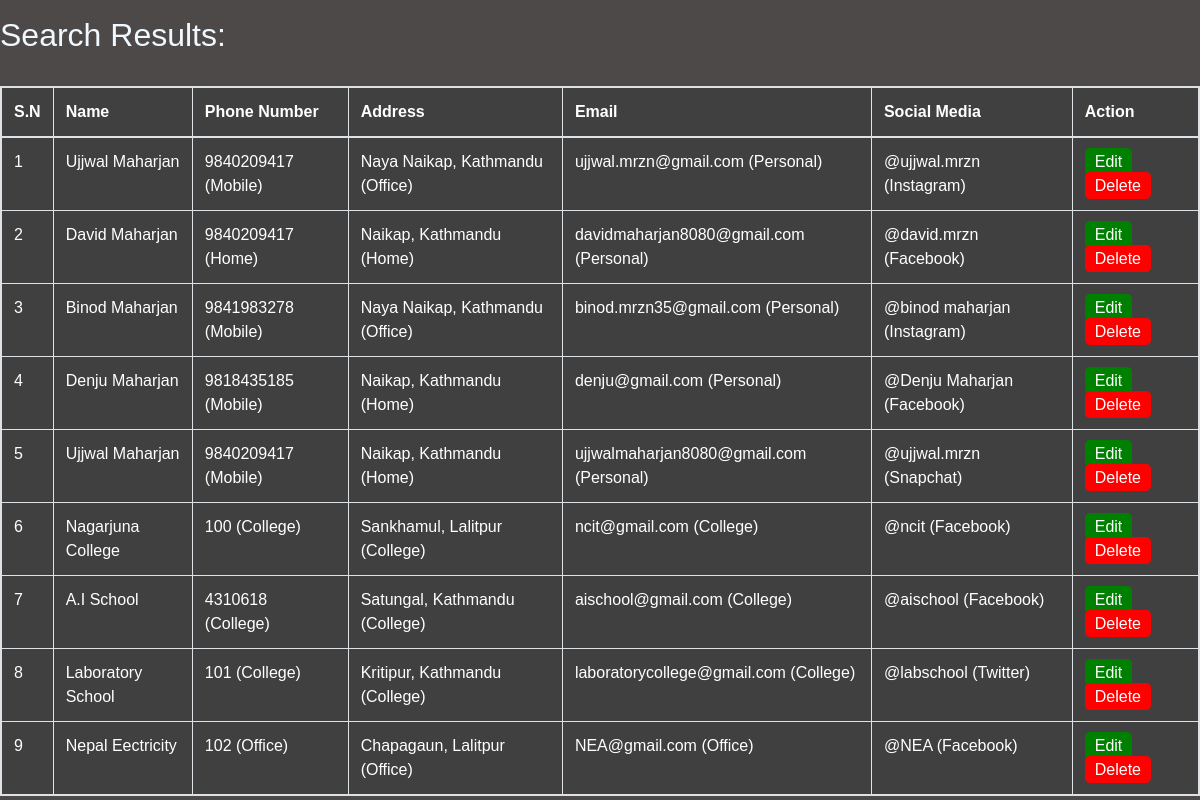
The page /all/ on the database as committed earlier.
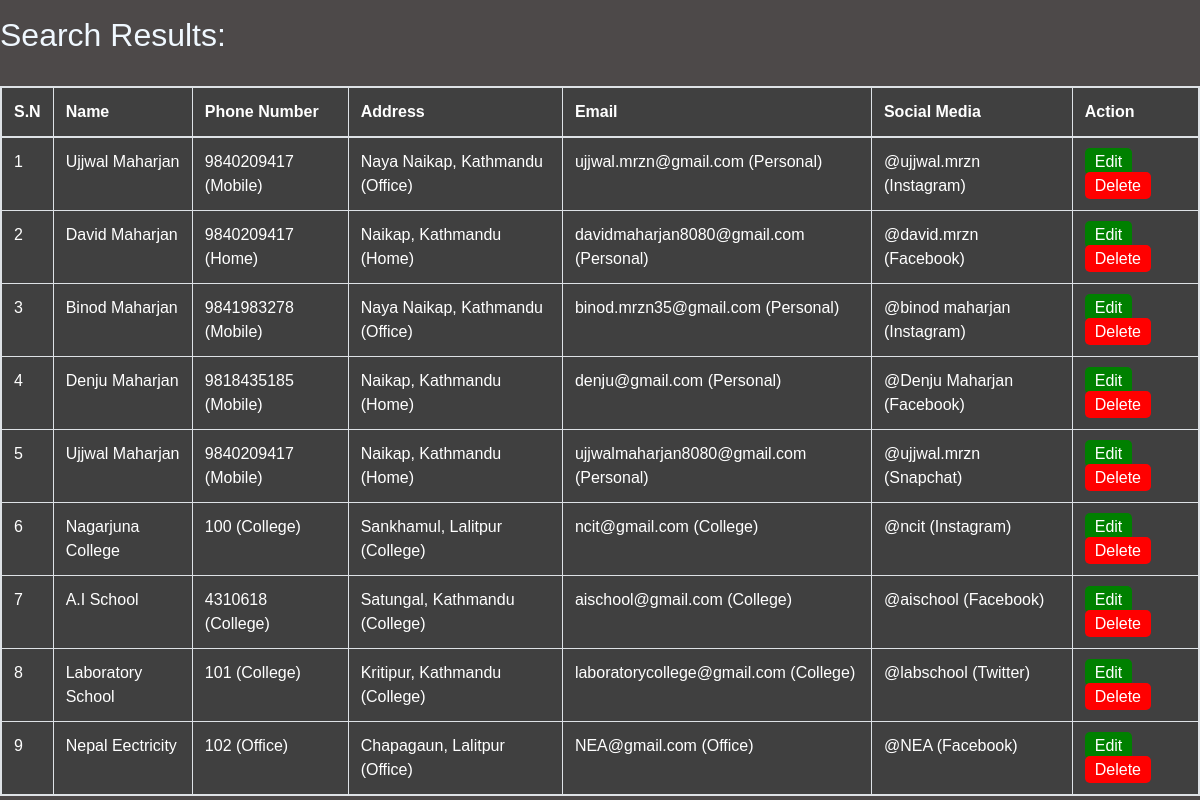
The same page on the database as committed later.
### accounts/models.py (models this page shows, shortened)
class Person(models.Model):
    id = models.AutoField(primary_key=True)
    first_name = models.CharField(max_length=20 , null=True)
    last_name = models.CharField(max_length=15 , null=True)
    phone = models.ForeignKey(Phone, null=True , on_delete= models.SET_NULL)
    address = models.ForeignKey(Address, null=True , on_delete= models.SET_NULL)
    email = models.ForeignKey(Email, null=True , on_delete= models.SET_NULL)
    media = models.ForeignKey(SocialMedia, null=True , on_delete= models.SET_NULL)

class Phone(models.Model):
    TYPE = (
        ('Home' , 'Home'),
        ('Mobile' , 'Mobile'),
        ('Office' , 'Office'),
        ('College' , 'College'),
    )
    Number = models.IntegerField( null=True )
    Number_type = models.CharField(max_length=200 , null=True , choices=TYPE )

class Address(models.Model):
    TYPE = (
        ('Home' , 'Home'),
        ('Office' , 'Office'),
        ('College' , 'College')
    )
    Address = models.CharField(max_length=200 , null=True)
    Address_type= models.CharField(max_length=200 , null=True , choices=TYPE )
    def __str__(self):
        return str(self.Address)

class Email(models.Model):
    TYPE = (
        ('Home' , 'Home'),
        ('Personal' , 'Personal'),
        ('Office' , 'Office'),
        ('College' , 'College')
    )
    email = models.CharField(max_length=200 , null=True)
    email_type = models.CharField(max_length=200 , null=True , choices=TYPE )

class SocialMedia(models.Model):
    APP = (
        ('Facebook' , 'Facebook'),
        ('Instagram' , 'Instagram'),
        ('Twitter' , 'Twitter'),
        ('Linkdin' , 'Linkdlin'),
        ('Snapchat' , 'Snapchat'),
        ('WeChat' , 'WeChat'),
        ('Discord' , 'Discord'),
    )
    User_Name = models.CharField(max_length=200 , null=True)
    Linked_App = models.CharField(max_length=200 , null=True , choices=APP )

### accounts/views.py (the view)
# urls.py: path('all/', views.all),
def all(request):
    per = Person.objects.all()
    return render(request, 'accounts/all.html' , {'per' : per})

### accounts/templates/accounts/all.html (shortened to what this page needs)
{% extends 'accounts/search.html' %}
{% block content %}
<div class="cointainer my-3">
    <h2>Search Results:</h2>
<br>
        <div class="table table-bordered">
            <table>
                    <thead-light>
                    <tr>
                        <th scope="col">S.N</th>
                        <th scope="col">Name</th>
                        <th scope="col">Phone Number</th>
                        <th scope="col">Address</th>
                        <th scope="col">Email</th>
                        <th scope="col">Social Media</th>
                        <th scope="col">Action</th>
                    </tr>
                <tbody>
                    {% for person in per %}
                    <tr>
                        <td>
                            {{ forloop.counter }}
                        </td>
                        <td>
                            {% if person.first_name and person.last_name %}
                                {{ person.first_name }} {{ person.last_name }}
                            {% else %}
                               Not Available
                            {% endif %}
                        </td>
                        <td>
                            {% if person.phone.Number and person.phone.Number_type %}
                                {{ person.phone.Number }} ({{ person.phone.Number_type }})
                            {% else %}
                               Not Available
                            {% endif %}
                        </td>
                        <td>
                            {% if person.address and person.address.Address_type %}
                                {{ person.address }} ({{ person.address.Address_type}})
                            {% else %}
                               Not Available
                            {% endif %}
                        </td>
                        <td>
                            {% if person.email.email and person.email.email_type %}
                                {{ person.email.email }} ({{ person.email.email_type }})
                            {% else %}
                               Not Available
                            {% endif %}
                        </td>
                        <td>
                            {% if person.media.User_Name and person.media.Linked_App %}
                                @{{ person.media.User_Name }} ({{ person.media.Linked_App}})
                            {% else %}
                               Not Available
                            {% endif %}
                        </td>
                        <td><a href="{%url 'edit' person.id %}" style="background-color: green; color:
                        white; text-decoration: none; padding: 5px 10px; border-radius: 5px;">Edit</a>
                        <a href="{%url 'delete' person.id%}" style="background-color: red;
                        color: white; text-decoration: none; padding: 5px 10px; border-radius: 5px;">Delete</a></td>
                    </tr>
                    {% empty %}
                    <tr>
                        <td colspan="7" >No records found.</td>
                    </tr>
                    {% endfor %}
                </tbody>
            </table>
        </div>
    </div>
{% endblock %}

### accounts/templates/accounts/search.html (shortened to what this page needs)
{% load static %}
<!DOCTYPE html>
<html lang="en">
<head>
    <link rel="stylesheet" href="https://cdn.jsdelivr.net/npm/bootstrap@4.4.1/dist/css/bootstrap.min.css">
</head>
<body>
{% block content %}{% endblock %}
</body>
</html>

### accounts/templates/accounts/search.html (style rules this page uses)
* { margin: 0; padding: 0; font-family: sans-serif; box-sizing: border-box; }
body { display: flex; justify-content: center; align-items: middle; height: 100vh; background: rgb(77, 73, 73); }
h2 { color: aliceblue; }
table { color: #ffffff; background-color: #404040; }

Rows that differ between the two databases and show on the page:
changed through a linked row, Person "Nagarjuna": media.Linked_App "Facebook" → "Instagram"
